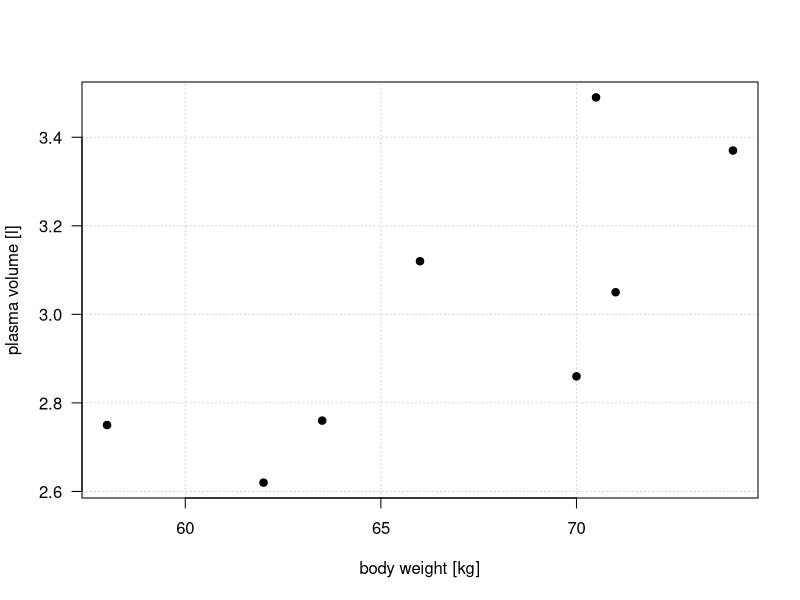
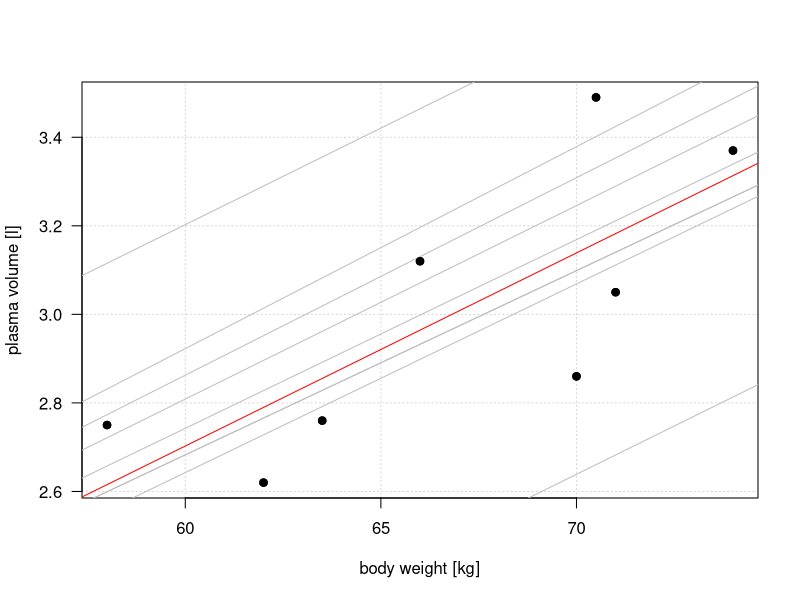

Reproduce these figures in R, in order.
## ---- chunk 1

weight <- c(58, 70, 74, 63.5, 62.0, 70.5, 71.0, 66.0) # body weight (kg)
plasma <- c(2.75, 2.86, 3.37, 2.76, 2.62, 3.49, 3.05, 3.12) # plasma volume (liters)

## ---- chunk 2

plot(weight, plasma, pch=19, las=1, xlab = "body weight [kg]", ylab="plasma volume [l]",  panel.first = grid())
#abline(lm(plasma~weight), col="red") # regression line

## ---- chunk 3

plot(weight, plasma, pch=19, las=1, xlab = "body weight [kg]", ylab="plasma volume [l]", panel.first = grid())

reg1 <- lm(plasma ~ weight)
a <- reg1$coefficients[1]
b <- reg1$coefficients[2]

abline(a=a+0.1 , b + 0.001, col="gray")
abline(a=a+0.1 , b + 0.0001, col="gray")
#abline(a=a , b + 0.00015, col="gray")
abline(a=a+0.1 , b + 0.002, col="gray")
abline(a=a+0.1 , b - 0.002, col="gray")
abline(a=a+0.1 , b - 0.002, col="gray")
abline(a=a+0.1 , b - 0.001, col="gray")
abline(a=a, b - 0.001, col="gray")
abline(a=a+0.5 , b , col="gray")
abline(a=a-0.5 , b , col="gray")

abline(lm(plasma~weight), col="red") # regression line

points(weight, plasma, pch=19)

#round(a,3)
#round(b,3)
## ---- chunk 4
# initial data
weight <- c(58, 70, 74, 63.5, 62.0, 70.5, 71.0, 66.0) # body weight (kg)
plasma <- c(2.75, 2.86, 3.37, 2.76, 2.62, 3.49, 3.05, 3.12) # plasma volume (liters)

# rename variables for convenience
x <- weight
y <- plasma

# mean values of x and y
x.bar <- mean(x)
y.bar <- mean(y)

# Sum of squares
Sxx <-  sum((x - x.bar)^2)
Sxy <- sum((x-x.bar)*(y-y.bar))

# Coefficient estimates
beta.hat <- Sxy / Sxx
alpha.hat <- y.bar - Sxy/Sxx*x.bar

# Print estimated coefficients alpha and beta
print(alpha.hat)
print(beta.hat)

## ---- chunk 5

lm(plasma ~ weight)

